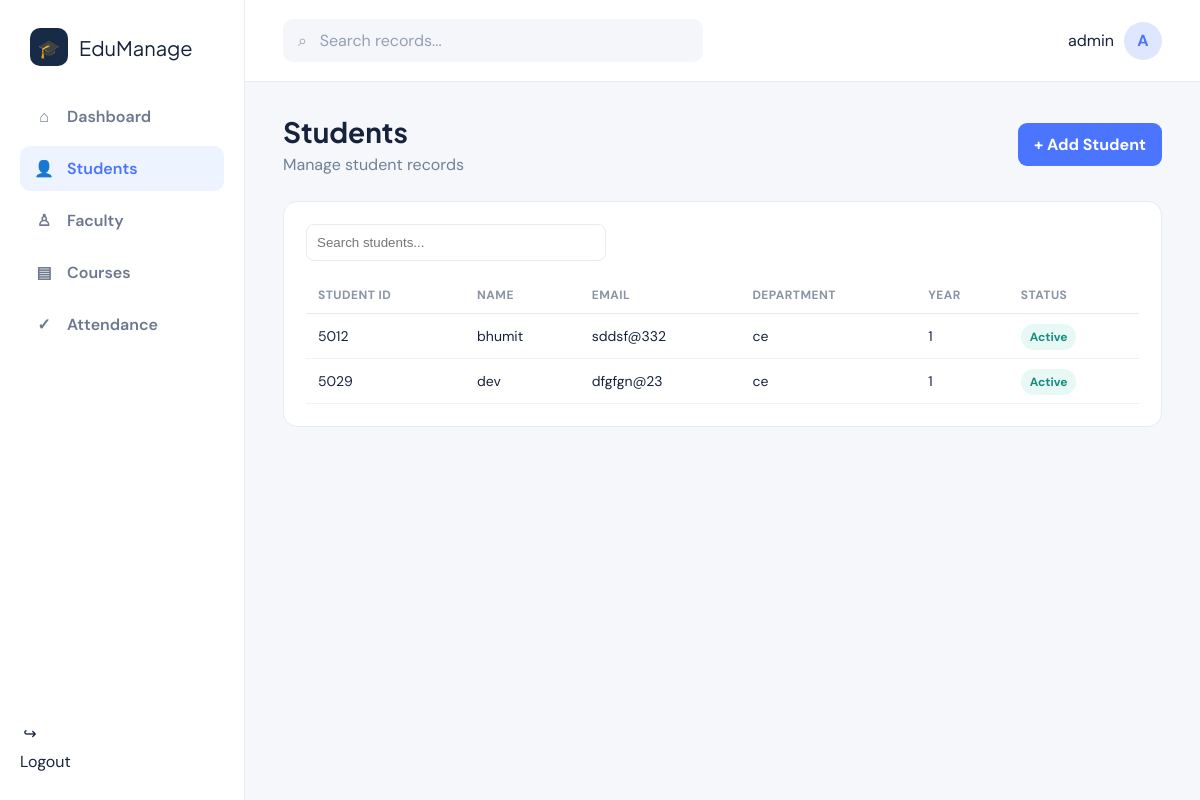
The app's page /students/ (signed in) with its own data.
### students/models.py (models this page shows, shortened)
class Student(models.Model):
    GENDER_CHOICES = [('Male', 'Male'), ('Female', 'Female'), ('Other', 'Other')]
    STATUS_CHOICES = [('Active', 'Active'), ('Inactive', 'Inactive')]
    student_id = models.CharField(max_length=20, unique=True)
    name = models.CharField(max_length=100)
    email = models.EmailField(unique=True)
    phone = models.CharField(max_length=20)
    gender = models.CharField(max_length=10, choices=GENDER_CHOICES)
    department = models.CharField(max_length=100)
    year = models.PositiveSmallIntegerField(default=1)
    status = models.CharField(max_length=10, choices=STATUS_CHOICES, default='Active')
    admission_date = models.DateField(auto_now_add=True)
    class Meta:
        ordering = ['name']

### students/views.py (the view)
# urls.py: path('', views.student_list, name='student_list'),
@login_required
def student_list(request):
    students = Student.objects.all()
    query = request.GET.get('q')
    if query:
        students = students.filter(name__icontains=query) | students.filter(student_id__icontains=query)
    return render(request, 'students/list.html', {'students': students, 'query': query})

### templates/students/list.html (shortened to what this page needs)
{% extends 'base.html' %}
{% block content %}<div class="page-heading"><div><h1>Students</h1><p>Manage student records</p></div><a class="btn" href="{% url 'student_add' %}">+ Add Student</a></div>
<div class="card"><form style="margin-bottom:16px" method="get"><input name="q" value="{{ query|default:'' }}" placeholder="Search students..." style="width:300px;padding:10px;border:1px solid var(--line);border-radius:8px"></form><table><thead><tr><th>Student ID</th><th>Name</th><th>Email</th><th>Department</th><th>Year</th><th>Status</th></tr></thead><tbody>{% for s in students %}<tr><td>{{ s.student_id }}</td><td>{{ s.name }}</td><td>{{ s.email }}</td><td>{{ s.department }}</td><td>{{ s.year }}</td><td><span class="badge">{{ s.status }}</span></td></tr>{% empty %}<tr><td colspan="6" class="empty">No students found</td></tr>{% endfor %}</tbody></table></div>{% endblock %}

### templates/base.html (shortened to what this page needs)
{% load static %}
<!doctype html>
<html lang="en">
<head>
  <link rel="stylesheet" href="{% static 'css/style.css' %}">
</head>
<body>
  <div class="app">
    <aside class="sidebar">
      <a class="brand" href="{% url 'dashboard' %}"><span class="brand-mark">🎓</span><span>EduManage</span></a>
      <nav class="nav">
        <a href="{% url 'dashboard' %}" class="{% if request.resolver_match.url_name == 'dashboard' %}active{% endif %}"><span class="nav-icon">⌂</span> Dashboard</a>
        <a href="{% url 'student_list' %}" class="{% if 'student' in request.resolver_match.url_name %}active{% endif %}"><span class="nav-icon">👤</span> Students</a>
        <a href="{% url 'faculty_list' %}" class="{% if 'faculty' in request.resolver_match.url_name %}active{% endif %}"><span class="nav-icon">♙</span> Faculty</a>
        <a href="{% url 'course_list' %}" class="{% if 'course' in request.resolver_match.url_name %}active{% endif %}"><span class="nav-icon">▤</span> Courses</a>
        <a href="{% url 'attendance_list' %}" class="{% if 'attendance' in request.resolver_match.url_name %}active{% endif %}"><span class="nav-icon">✓</span> Attendance</a>
      </nav>
      <div class="sidebar-footer"><a class="nav" href="{% url 'logout' %}"><span class="nav-icon">↪</span> Logout</a></div>
    </aside>
    <main class="main">
      <header class="topbar"><div class="search">⌕ &nbsp; Search records...</div><div class="profile"><span>{{ request.user.get_full_name|default:request.user.username }}</span><div class="avatar">{{ request.user.username|first|upper }}</div></div></header>
      <section class="content">
        {% block content %}{% endblock %}
      </section>
    </main>
  </div>
</body>
</html>

### static/css/style.css (style rules this page uses)
:root { --ink:#17233c; --muted:#718096; --navy:#172a46; --teal:#24a69a; --blue:#4b74ff; --cream:#f5f7fb; --line:#e7ebf2; }
* { box-sizing:border-box; }
body { margin:0; font-family:'DM Sans',sans-serif; background:var(--cream); color:var(--ink); }
a { text-decoration:none; color:inherit; }
.app { display:grid; grid-template-columns:245px 1fr; min-height:100vh; }
.sidebar { background:#fff; border-right:1px solid var(--line); padding:28px 20px; display:flex; flex-direction:column; position:sticky; top:0; height:100vh; }
.brand { display:flex; align-items:center; gap:11px; padding:0 10px 28px; font-family:'Plus Jakarta Sans',sans-serif; font-size:20px; }
.brand-mark { width:38px; height:38px; border-radius:10px; background:var(--navy); color:white; display:grid; place-items:center; font-size:18px; }
.nav { display:flex; flex-direction:column; gap:7px; }
.nav a { display:flex; align-items:center; gap:13px; padding:12px 14px; border-radius:10px; color:#6d7890; font-weight:600; }
.nav a.active,.nav a:hover { background:#edf3ff; color:var(--blue); }
.nav-icon { width:20px; text-align:center; }
.sidebar-footer { margin-top:auto; }
.main { min-width:0; }
.topbar { height:82px; background:#fff; border-bottom:1px solid var(--line); display:flex; align-items:center; justify-content:space-between; padding:0 38px; }
.search { width:min(420px,45vw); background:#f4f6fa; border-radius:10px; padding:11px 15px; color:#96a0b4; }
.profile { display:flex; align-items:center; gap:10px; }
.avatar { width:38px; height:38px; border-radius:50%; background:#dfe7ff; display:grid; place-items:center; color:var(--blue); font-weight:700; }
.content { padding:32px 38px 50px; }
.page-heading { display:flex; justify-content:space-between; align-items:center; margin-bottom:26px; }
.page-heading h1 { margin:0 0 5px; font-family:'Plus Jakarta Sans',sans-serif; font-size:28px; }
.page-heading p { margin:0; color:var(--muted); }
.btn { border:0; border-radius:9px; background:var(--blue); color:#fff; padding:11px 16px; font-weight:700; cursor:pointer; display:inline-block; }
.card { background:#fff; border:1px solid var(--line); border-radius:14px; padding:22px; }
table { width:100%; border-collapse:collapse; }
th { text-align:left; color:#8a94a6; font-size:12px; text-transform:uppercase; letter-spacing:.04em; padding:10px 12px; border-bottom:1px solid var(--line); }
td { padding:13px 12px; border-bottom:1px solid #f0f2f6; font-size:14px; }
.badge { border-radius:20px; background:#e8f8f4; color:#178d7f; padding:5px 9px; font-size:12px; font-weight:700; }

### records on screen
Student: student_id "5012", name "bhumit", email "sddsf@332", department "ce", year "1", status "Active"
Student: student_id "5029", name "dev", email "dfgfgn@23", department "ce", year "1", status "Active"

### other values on screen
{{ request.user.get_full_name|default:request.user.username }} "admin"
{{ request.user.username|first|upper }} "A"
